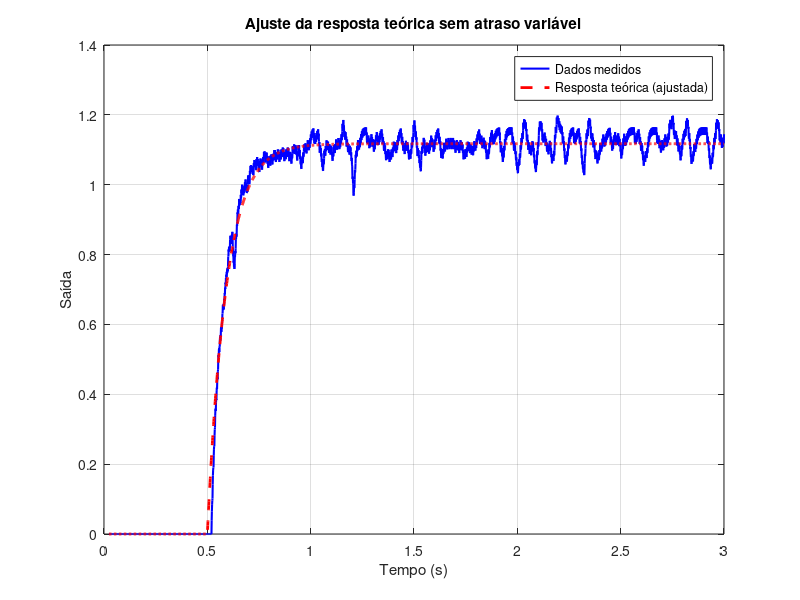

Recreate this plot in MATLAB. (Note: this script raises an error after producing the figure.)
%% Parte 1 – Ajuste do modelo sem atraso variável
load('variaveis.mat')
load('teste_dia1.mat')

% Extração dos dados
tempo = wl(:, 1);        % Tempo
w_medido = wl(:, 2);     % Valores medidos (segunda coluna)

% Função vetorizada de resposta teórica sem atraso variável ([b, a])
modelo_vect = @(params, t) (4 * params(1) / params(2)) .* ...
                           (1 - exp(-params(2) * max(0, t - 0.5)));

% Estimativas iniciais [b, a]
params_iniciais = [4, 15];

% Limites inferiores e superiores
lb = [0, 0];
ub = [Inf, Inf];

% Ajuste com lsqcurvefit (usando optimset)
opcoes = optimset('Display', 'iter');
[param_otim, grbg] = lsqcurvefit(modelo_vect, params_iniciais, tempo, w_medido, lb, ub, opcoes);

% Parâmetros ajustados
b = param_otim(1);
a = param_otim(2);

% Resposta ajustada
y_teorico_otim = modelo_vect(param_otim, tempo);

% Plot do ajuste
figure;
plot(tempo, w_medido, 'b', 'LineWidth', 1.5); hold on;
plot(tempo, y_teorico_otim, 'r--', 'LineWidth', 2);
xlabel('Tempo (s)'); ylabel('Saída');
legend('Dados medidos', 'Resposta teórica (ajustada)');
title('Ajuste da resposta teórica sem atraso variável');
grid on;

fprintf('Parâmetros otimizados:\n');
fprintf('b = %.4f\n', b);
fprintf('a = %.4f\n', a);

% Parte 2 – Projeto do controlador digital baseado em a e b ajustados

% 1. Parâmetros fornecidos
Mp = 4;       % Sobressinal (%)
tp = 0.25;    % Tempo de pico (s)
N = 20;       % Amostras por ciclo

% 2. Cálculo dos parâmetros do sistema de 2ª ordem
zeta = sqrt(log(Mp/100)^2 / (pi^2 + log(Mp/100)^2));
wn = pi / (tp * sqrt(1 - zeta^2));
wd = wn * sqrt(1 - zeta^2);
sigma = zeta * wn;

% 3. Tempo de amostragem
T = 2*pi / (N * wd);
st = T

% 4. Polos desejados no plano z
s_d = -sigma + 1j*wd;
z_d = exp(s_d*T);
z_d_conj = conj(z_d);

% 5. Planta contínua e discretização
s = tf('s');
G_s = b / (s*(s+a));
G_z = c2d(G_s, T, 'zoh');

% 6. Coeficientes da planta G(z)
[numGz, denGz] = tfdata(G_z, 'v');
Gz = G_z;

% 7. Cancelamento de polo (usuário escolhe)
p1 = roots(denGz);   % Polos
z1 = roots(numGz);   % Zeros

fprintf('\nPolos da planta em z:\n');
for i = 1:length(p1)
    fprintf('Polo %d: %.4f + %.4fi\n', i, real(p1(i)), imag(p1(i)));
end

idx = input('Digite o número do polo que deseja cancelar (1 ou 2): ');
if idx < 1 || idx > length(p1)
    error('Polo inválido. Escolha um índice entre 1 e %d.', length(p1));
end
z_c = p1(idx);   % Zero do controlador

% 8. Cálculo do ângulo para atender condição de fase
z = z_d;

theta_G = sum(angle(z - z1)) - sum(angle(z - p1));
theta_Gc = pi - theta_G;
theta_z_c = angle(z - z_c);
phi_required = theta_z_c - theta_Gc;

% Cálculo do polo do controlador
imag_z = imag(z);
real_z = real(z);
theta_p = phi_required;
p_c = real_z - imag_z / tan(theta_p);

% 9. Cálculo do ganho K_control
num_eval = abs(polyval(numGz, z) * (z - z_c));
den_eval = abs(polyval(denGz, z) * (z - p_c));
K_control = den_eval / num_eval;

% 10. Controlador digital Gc(z)
z_tf = tf('z', T);
Gc = K_control * (z_tf - z_c) / (z_tf - p_c)

% 11. Sistema em malha fechada
T_total = feedback(Gc*Gz, 1);

% 12. Simulações
t = 0:T:2;

% Degrau
figure;
step(T_total, t);
title('Resposta ao Degrau');

% Onda quadrada
u = square(2*pi*t);
[y, t_out] = lsim(T_total, u, t);
figure;
plot(t_out, y, 'b'); hold on;
plot(t_out, u, '--k');
title('Resposta à Onda Quadrada');
legend('Saída', 'Entrada');

% 13. Lugar das raízes com polos desejados
figure;
rlocus(Gc * Gz);
hold on;
plot(real(z_d), imag(z_d), 'rx', 'MarkerSize', 10, 'LineWidth', 2);
plot(real(z_d_conj), imag(z_d_conj), 'rx', 'MarkerSize', 10, 'LineWidth', 2);
title('Lugar das Raízes com Polos Desejados');
